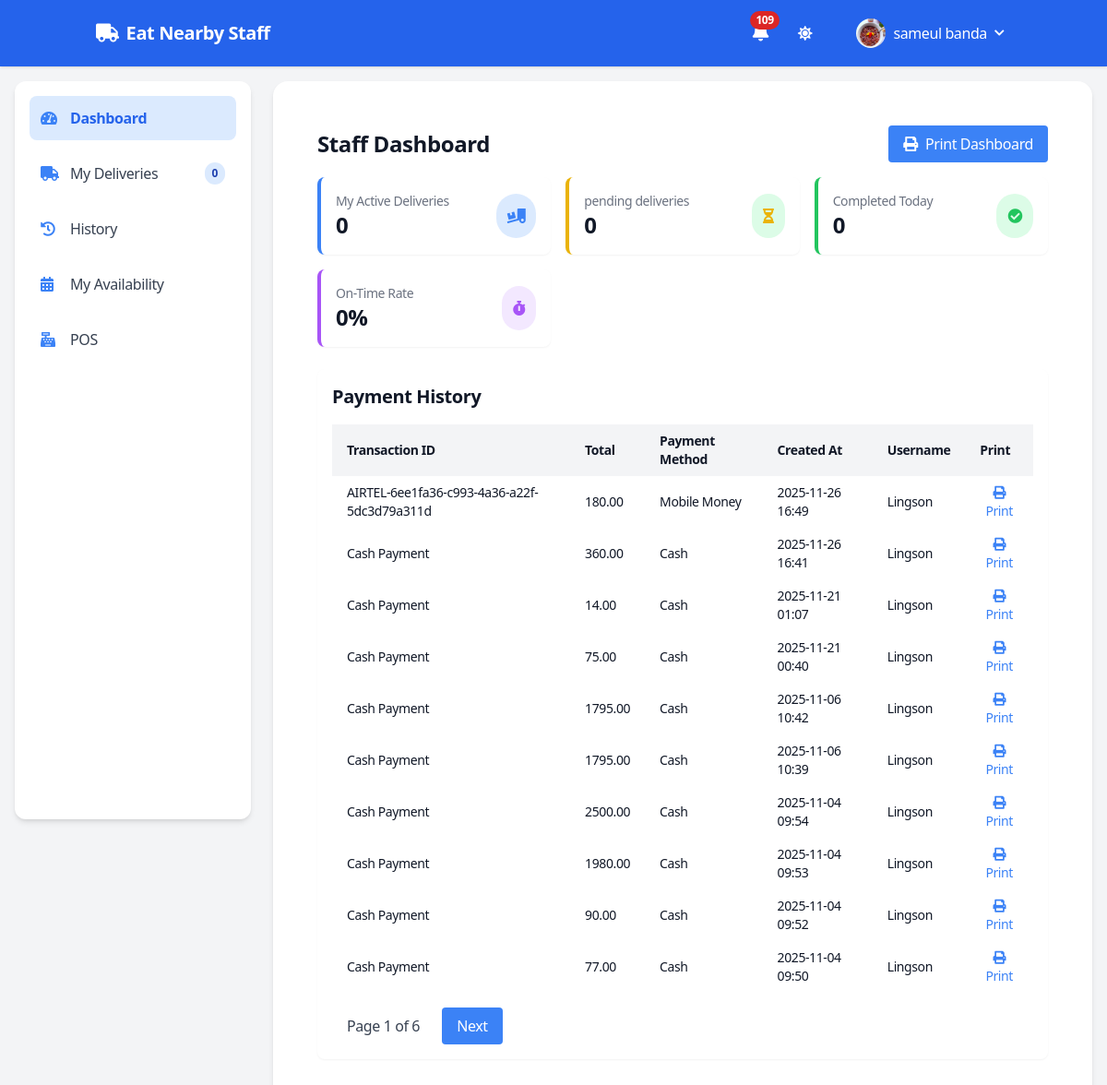
Before: /staffs/ (signed in) with the older database file.
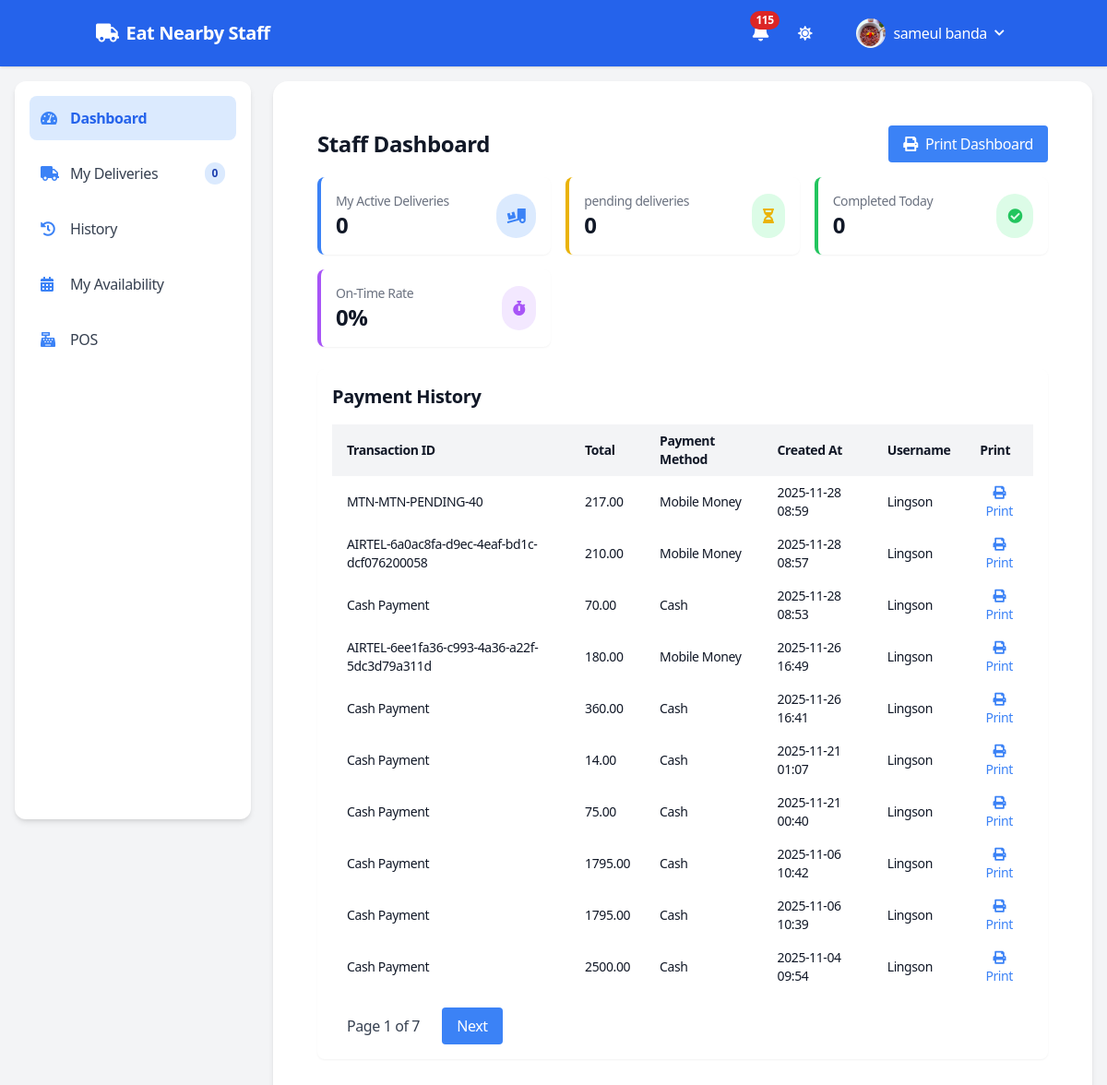
After: the same page with the newer database file.
### auths/models.py (models this page shows, shortened)
class User(AbstractUser):
    USER_TYPE_CHOICES = [
        ('admin', 'Admin'),
        ('customer', 'Customer'),
        ('staff', 'Staff'),
    ]
    GENDER_TYPE_CHOICES = [
    ('mr', 'Mr.'),
    ('mrs', 'Mrs.'),
    ('miss', 'Miss'),
    ('ms', 'Ms.'),
    ]
    def user_directory_path(instance, filename):
        return f'profile_images/{instance.username}/{filename}'
    first_name = models.CharField(max_length=100)
    last_name = models.CharField(max_length=100)
    user_type = models.CharField(max_length=10, choices=USER_TYPE_CHOICES, default='customer')
    gender = models.CharField(max_length=10, choices=GENDER_TYPE_CHOICES, blank=True, null=True)
    phone_number = models.IntegerField(blank=True, null=True)
    email = models.EmailField(max_length=100,unique=True, blank=False, null=True)
    image = models.ImageField(
        upload_to=user_directory_path,
        default='auths/images/empty.png',
        blank=True,
        null=True,
        verbose_name="Profile Image"
    )

### payments/models.py (models this page shows, shortened)
class PaymentHistory(models.Model):
    id = models.BigAutoField(primary_key=True)
    transaction_id = models.CharField(
        max_length=100,
        blank=True,
        null=True,
        help_text="Transaction ID from payment provider (e.g., PayPal)"
    )
    user = models.ForeignKey(
        User,
        on_delete=models.CASCADE,
        help_text="User who made the payment"
    )
    cart = models.ForeignKey(
        Cart,
        on_delete=models.SET_NULL,
        null=True,
        help_text="Cart associated with the payment"
    )
    delivery_info = models.ForeignKey(
        DeliveryInfo,
        on_delete=models.SET_NULL,
        null=True,
        related_name='payment_histories',
        help_text="Associated delivery information"
    )
    total = models.DecimalField(
        max_digits=10,
        decimal_places=2,
        help_text="Total payment amount"
    )
    items = models.JSONField(
        default=list,
        help_text="List of items in the payment (e.g., [{'name': 'Pizza', 'quantity': 2, 'subtotal': 15.00}])"
    )
    created_at = models.DateTimeField(auto_now_add=True)
    class Meta:
        ordering = ['-created_at']
        verbose_name = "Payment History"
        verbose_name_plural = "Payment Histories"

class DeliveryInfo(models.Model):
    id = models.BigAutoField(primary_key=True)
    DELIVERY_POINTS = [
        ('evelynhone', 'Evelyn Hone College'),
        ('zambia_police', 'Zambia Police Headquarters'),
        ('zambia_accountancy', 'Zambia Centre for Accountancy'),
        ('mukuba_house', 'Mukuba Pension House'),
        ('bus_terminus', 'Lusaka Intercity Bus Terminus'),
        ('national_museum', 'Lusaka National Museum'),
    ]
    DELIVERY_POINTS_COORDS = {
        "evelynhone": {"lat": -15.4163, "lng": 28.2993},  # Evelyn Hone College
        "zambia_police": {"lat": -15.4211, "lng": 28.3014},  # Zambia Police Headquarters
        "zambia_accountancy": {"lat": -15.4163, "lng": 28.2888},  # Zambia Centre for Accountancy
        "mukuba_house": {"lat": -15.4182, "lng": 28.2845},  # Mukuba Pension House
        "bus_terminus": {"lat": -15.4204, "lng": 28.2902},  # Lusaka Intercity Bus Terminus
        "national_museum": {"lat": -15.4198, "lng": 28.2877},  # Lusaka National Museum
    }
    PAYMENT_METHODS = [
        ('cash', 'Cash'),
        ('mobile_money', 'Mobile Money'),
        ('card', 'Card'),
    ]
    MOBILE_MONEY_PROVIDERS = [
        ('airtel', 'Airtel'),
        ('mtn', 'MTN'),
        ('zamtel', 'Zamtel'),
    ]
    CARD_PROVIDERS = [
        ('paypal', 'Paypal'),
        ('pesapal', 'Pesapal'),
        ('stripe', 'Stripe'),
    ]
    DELIVERY_STATUS_CHOICES = [
        ('pending', 'Pending'),
        ('in_progress', 'In Progress'),
        ('completed', 'Completed'),
        ('cancelled', 'Cancelled'),
    ]
    user = models.ForeignKey(
        User,
        on_delete=models.CASCADE,
        help_text="User who placed the order"
    )
    cart = models.ForeignKey(
        Cart,
        on_delete=models.CASCADE,
        help_text="Cart containing order items"
    )
    address = models.CharField(
        max_length=100,
        blank=True,
        null=True,
        help_text="Custom delivery address, if not using predefined point"
    )
    predefined_address = models.CharField(
        max_length=30,
        choices=DELIVERY_POINTS,
        blank=True,
        null=True,
        help_text="Predefined delivery point"
    )
    is_pos_order = models.BooleanField(
        default=False,
        help_text="Indicates if this is an in-store POS order"
    )
    delivery_status = models.CharField(
        max_length=20,
        choices=DELIVERY_STATUS_CHOICES,
        default='pending',
        help_text="Current delivery status"
    )
    payment_method = models.CharField(
        max_length=20,
        choices=PAYMENT_METHODS,
        default='cash',
        help_text="Payment method used"
    )
    payment_provider = models.CharField(
        max_length=20,
        blank=True,
        null=True,
        help_text="Specific provider for Mobile Money or Card (e.g., Airtel, Stripe)"
    )
    phone_number = models.CharField(
        max_length=20,
        validators=[RegexValidator(r'^\+\d{10,15}$', 'Enter a valid phone number (e.g., +260973546375)')],
        help_text="Primary contact number"
    )
    secondary_phone_number = models.CharField(
        max_length=20,
        blank=True,
        null=True,
        validators=[RegexValidator(r'^\+\d{10,15}$', 'Enter a valid phone number (e.g., +260973546375)')],
        help_text="Optional secondary contact number"
    )
    restaurant_location = models.JSONField(
        null=True,
        blank=True,
        help_text="Restaurant coordinates {'lat': float, 'lng': float}"
    )
    driver_location = models.JSONField(
        null=True,
        blank=True,
        help_text="Driver coordinates {'lat': float, 'lng': float}"
    )
    last_location_update = models.DateTimeField(
        blank=True,
        null=True,
        help_text="Timestamp of last location update"
    )
    created_at = models.DateTimeField(auto_now_add=True)
    updated_at = models.DateTimeField(auto_now=True)
    def get_payment_method_display(self):
        return dict(self.PAYMENT_METHODS).get(self.payment_method, self.payment_method)
    class Meta:
        ordering = ['-created_at']
        verbose_name = "Delivery Info"
        verbose_name_plural = "Delivery Info"

### staffs/views.py (the view)
# urls.py: path('', views.dashboard, name='dashboard'),
@login_required
@staff_view
def dashboard(request):
    today = now().date()
    staff = request.user
    stats = StaffAssignment.objects.filter(staff=staff).aggregate(
        active_count=Count('id', filter=Q(delivery__delivery_status='in_progress')),
        completed_today_count=Count('id', filter=Q(delivery__delivery_status='completed', delivery__updated_at__date=today)),
        total_completed_count=Count('id', filter=Q(delivery__delivery_status='completed')),
        pending_count=Count('id', filter=Q(delivery__delivery_status='pending'))
    )
    active_deliveries = stats['active_count']
    completed_today = stats['completed_today_count']
    total_completed = stats['total_completed_count']
    pending_count = stats['pending_count']
    on_time_rate = 0 if total_completed == 0 else round((completed_today / total_completed) * 100)
    payment_history = PaymentHistory.objects.filter(
        delivery_info__staff_assignments__staff=staff
    ).select_related('delivery_info', 'user').prefetch_related('delivery_info__staff_assignments').order_by('-created_at')
    paginator = Paginator(payment_history, 10)
    page_number = request.GET.get('page', 1)
    page_obj = paginator.get_page(page_number)
    dashboard_notifications = Notification.objects.filter(
        recipient=staff,
        is_read=False,
        notification_type='new_order'
    ).count()
    history_notifications = Notification.objects.filter(
        recipient=staff,
        is_read=False,
        notification_type__in=['delivery_completed', 'delivery_declined']
    ).count()
    availability_notifications = StaffAssignment.objects.filter(
        staff=staff,
        assigned_at__gte=now().replace(hour=0, minute=0, second=0, microsecond=0),
        assigned_at__lt=now().replace(hour=0, minute=0, second=0, microsecond=0) + timedelta(days=1)
    ).count()
    context = {
        'my_deliveries': {
            'active_count': active_deliveries,
            'completed_today': completed_today,
            'on_time_rate': on_time_rate,
            'pending_count': pending_count
        },
        'payment_history': page_obj,
        'page_obj': page_obj,
        'dashboard_notifications': dashboard_notifications,
        'history_notifications': history_notifications,
        'availability_notifications': availability_notifications,
        'last_login': staff.last_login,
        'staff_name': staff.get_full_name() or staff.username,
    }
    return render(request, 'staffs/dashboard.html', context)

### staffs/templates/staffs/dashboard.html (shortened to what this page needs)
 {% extends 'staffs_base.html' %}
{% load static %}
{% block content %}
<div class="p-4 md:p-6">
    <div class="flex justify-between items-center mb-4">
        <h1 class="text-2xl font-extrabold text-gray-900 dark:text-white">Staff Dashboard</h1>
        <button onclick="window.print()" class="print-button bg-blue-500 text-white px-4 py-2 rounded hover:bg-blue-600">
            <i class="fas fa-print mr-2"></i>Print Dashboard
        </button>
    </div>
    <div class="grid grid-cols-1 md:grid-cols-3 gap-4 mb-6">
        <div class="bg-white dark:bg-gray-800 p-4 rounded-lg shadow-sm border-l-4 border-blue-500">
            <div class="flex items-center justify-between">
                <div>
                    <p class="text-gray-500 dark:text-gray-400 text-sm">My Active Deliveries</p>
                    <p class="text-2xl font-bold text-gray-900 dark:text-white">{{ my_deliveries.active_count }}</p>
                </div>
                <div class="bg-blue-100 dark:bg-blue-700 p-3 rounded-full">
                    <i class="fas fa-truck-loading text-blue-500 dark:text-blue-300"></i>
                </div>
            </div>
        </div>
        <div class="bg-white dark:bg-gray-800 p-4 rounded-lg shadow-sm border-l-4 border-yellow-500">
            <div class="flex items-center justify-between">
                <div>
                    <p class="text-gray-500 dark:text-gray-400 text-sm">pending deliveries</p>
                    <p class="text-2xl font-bold text-gray-900 dark:text-white">{{ my_deliveries.pending_count }}</p>
                </div>
                <div class="bg-green-100 dark:bg-yellow-500 p-3 rounded-full">
                    <i class="fas fa-hourglass-half text-yellow-500 dark:text-green-300"></i>
                </div>
            </div>
        </div>
        <div class="bg-white dark:bg-gray-800 p-4 rounded-lg shadow-sm border-l-4 border-green-500">
            <div class="flex items-center justify-between">
                <div>
                    <p class="text-gray-500 dark:text-gray-400 text-sm">Completed Today</p>
                    <p class="text-2xl font-bold text-gray-900 dark:text-white">{{ my_deliveries.completed_today }}</p>
                </div>
                <div class="bg-green-100 dark:bg-green-700 p-3 rounded-full">
                    <i class="fas fa-check-circle text-green-500 dark:text-green-300"></i>
                </div>
            </div>
        </div>
        <div class="bg-white dark:bg-gray-800 p-4 rounded-lg shadow-sm border-l-4 border-purple-500">
            <div class="flex items-center justify-between">
                <div>
                    <p class="text-gray-500 dark:text-gray-400 text-sm">On-Time Rate</p>
                    <p class="text-2xl font-bold text-gray-900 dark:text-white">{{ my_deliveries.on_time_rate }}%</p>
                </div>
                <div class="bg-purple-100 dark:bg-purple-700 p-3 rounded-full">
                    <i class="fas fa-stopwatch text-purple-500 dark:text-purple-300"></i>
                </div>
            </div>
        </div>
    </div>
    <div class="bg-white dark:bg-gray-800 p-4 rounded-lg shadow-sm mb-6 overflow-x-auto">
        <h2 class="text-xl font-bold text-gray-900 dark:text-white mb-4">Payment History</h2>
        <table class="w-full border-collapse text-sm">
            <thead>
                <tr class="bg-gray-100 dark:bg-gray-700">
                    <th class="px-4 py-2 text-left">Transaction ID</th>
                    <th class="px-4 py-2 text-left">Total</th>
                    <th class="px-4 py-2 text-left">Payment Method</th>
                    <th class="px-4 py-2 text-left">Created At</th>
                    <th class="px-4 py-2 text-left">Username</th>
                    <th class="px-4 py-2 text-left screen-only">Print</th>
                </tr>
            </thead>
            <tbody>
                {% for payment in payment_history %}
                    <tr data-payment-id="{{ payment.id }}" class="hover:bg-gray-50 dark:hover:bg-gray-600">
                        <td class="px-4 py-2">
                            {% if payment.delivery_info.payment_method != 'cash' %}
                                {{ payment.transaction_id|default:"N/A" }}
                            {% else %}
                                Cash Payment
                            {% endif %}
                        </td>
                        <td class="px-4 py-2">{{ payment.total }}</td>
                        <td class="px-4 py-2">{{ payment.delivery_info.get_payment_method_display }}</td>
                        <td class="px-4 py-2">{{ payment.created_at|date:"Y-m-d H:i" }}</td>
                        <td class="px-4 py-2">{{ payment.user.username }}</td>
                        <td class="px-4 py-2 screen-only">
                            <button onclick="printPayment({{ payment.id }})" class="text-blue-500 dark:text-blue-400 hover:underline">
                                <i class="fas fa-print"></i> Print
                            </button>
                        </td>
                    </tr>
                {% empty %}
                    <tr>
                        <td colspan="6" class="px-4 py-2 text-center text-gray-500 dark:text-gray-400">No payment history found.</td>
                    </tr>
                {% endfor %}
            </tbody>
        </table>
        <div class="mt-4 pagination flex flex-wrap gap-2">
            <span class="px-4 py-2 text-gray-700 dark:text-gray-300">Page {{ page_obj.number }} of {{ page_obj.paginator.num_pages }}</span>
            {% if page_obj.has_next %}
                <a href="?page={{ page_obj.next_page_number }}" class="px-4 py-2 bg-blue-500 text-white rounded hover:bg-blue-600">Next</a>
            {% endif %}
        </div>
    </div>
</div>
{% endblock %}

### staffs/templates/staffs/staffs_header.html (shortened to what this page needs)
{% load static %}
<header>
  <nav class="bg-blue-600 dark:bg-blue-800 dark:text-white fixed top-0 w-full z-50 shadow">
    <div class="container mx-auto px-4 py-3 flex items-center justify-between">
      <a href="{% url 'staffs:my_deliveries' %}" class="text-white text-xl font-semibold flex items-center">
        <i class="fas fa-truck mr-2"></i> Eat Nearby Staff
      </a>
      <div class="flex items-center space-x-4">
        <div class="relative">
          <button id="notificationBtn" class="p-2 rounded-full hover:bg-blue-700 dark:hover:bg-blue-900 relative">
            <i class="fas fa-bell text-white text-xl"></i>
            {% if nav_total_notifications > 0 %}
                                <span class="absolute -top-1 -right-1 bg-red-600 text-white text-xs font-bold rounded-full px-1.5 py-0.5">
                                    {{ nav_total_notifications }}
                                </span>
                            {% endif %}
          </button>
        </div>
        <button id="darkModeToggle" class="p-2 rounded-full hover:bg-blue-700 dark:hover:bg-blue-900 text-white">
          <i class="fas fa-sun hidden dark:block"></i>
        </button>
        <div class="relative">
          <button id="userMenuBtn" class="flex items-center space-x-2 p-2 rounded hover:bg-blue-700 dark:hover:bg-blue-900 text-white">
            <img src="{% if request.user.image %}{{ request.user.image.url }}{% else %}{% static 'images/default-avatar.png' %}{% endif %}" class="h-8 w-8 rounded-full" alt="User Avatar">
            <span class="hidden md:block">{{ request.user.get_full_name }}</span>
            <i class="fas fa-chevron-down text-xs"></i>
          </button>
        </div>
      </div>
    </div>
  </nav>
</header>

Changed rows visible on the page:
no longer on this page (row unchanged): PaymentHistory: shows "Cash Payment", total "1980.00", delivery_info.payment_method "Cash", created_at "2025-11-04 09:53", user.username "Lingson"
no longer on this page (row unchanged): PaymentHistory: shows "Cash Payment", total "90.00", delivery_info.payment_method "Cash", created_at "2025-11-04 09:52", user.username "Lingson"
no longer on this page (row unchanged): PaymentHistory: shows "Cash Payment", total "77.00", delivery_info.payment_method "Cash", created_at "2025-11-04 09:50", user.username "Lingson"
added PaymentHistory: transaction_id "MTN-MTN-PENDING-40", total "217.00", delivery_info.payment_method "Mobile Money", created_at "2025-11-28 08:59", user.username "Lingson"
added PaymentHistory: transaction_id "AIRTEL-6a0ac8fa-d9ec-4eaf-bd1c-dcf076200058", total "210.00", delivery_info.payment_method "Mobile Money", created_at "2025-11-28 08:57", user.username "Lingson"
added PaymentHistory: shows "Cash Payment", total "70.00", delivery_info.payment_method "Cash", created_at "2025-11-28 08:53", user.username "Lingson"
Other visible differences:
{{ nav_total_notifications }}: "109" → "115"
{{ page_obj.paginator.num_pages }}: "6" → "7"
